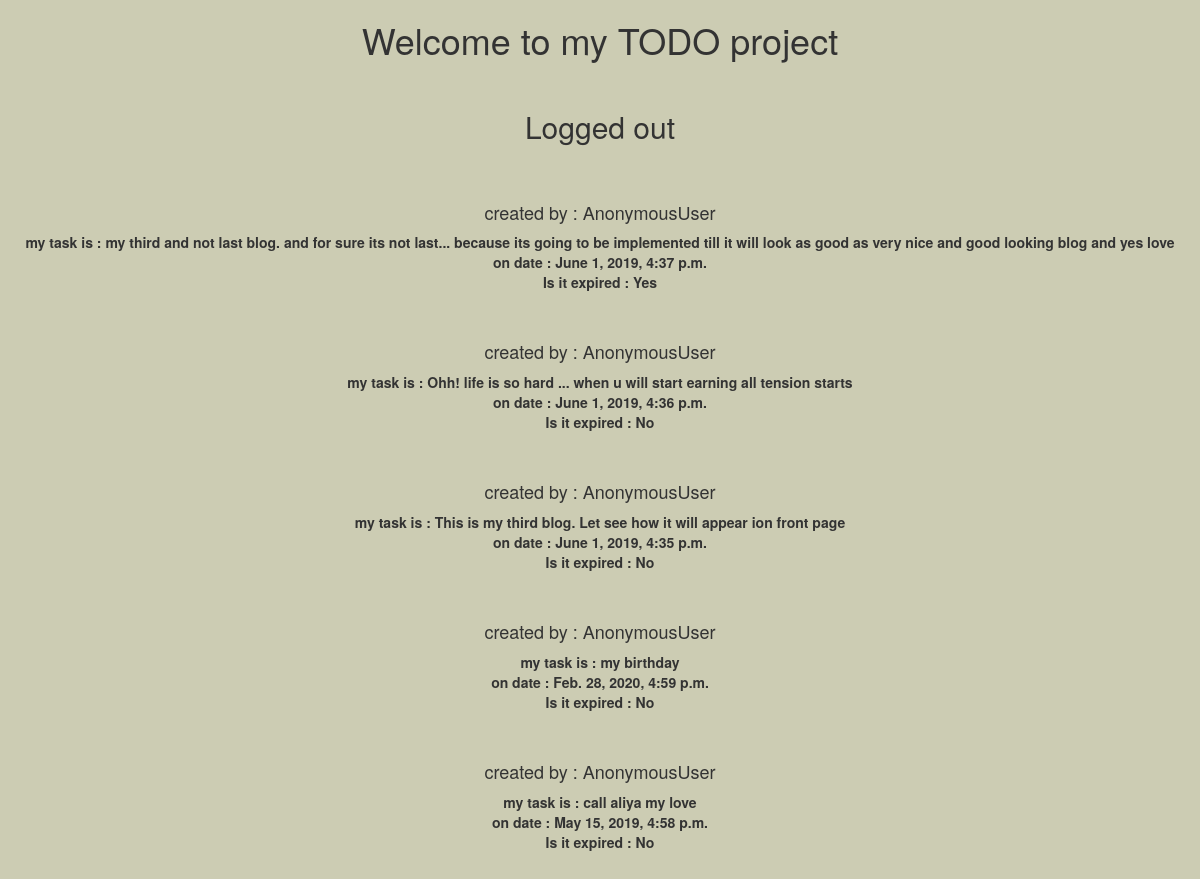
Screenshot of /todos with the database file from the repository.
### all_todos/models.py (models this page shows, shortened)
class Todo(models.Model):
    date = models.DateTimeField()
    name = models.TextField(max_length=255)
    deleted = models.BooleanField(default=False)

### all_todos/views.py (the view)
# urls.py: path('', TodoApi.as_view(), name='home'),
class TodoApi(APIView):
    renderer_classes = [TemplateHTMLRenderer]
    template_name = 'templates/home.html'
    def get(self, request):
        queryset = Todo.objects.all().order_by('-id')
        return Response({'profiles': queryset, 'user_name':request.user})

### templates/templates/home.html (shortened to what this page needs)
<!DOCTYPE html>
<html lang="en">
<head>
  <link rel="stylesheet" href="https://maxcdn.bootstrapcdn.com/bootstrap/3.4.0/css/bootstrap.min.css">
</head>
<body >
<center>
    <b>
<h1> Welcome to my TODO project</h1>
        <br>
        {% if user.is_authenticated %}
            <h2>Logged in as {{ request.user }}</h2>
            <p><a href="{% url 'logout' %}">Log out</a></p>
        {% else %}
            <h2>Logged out</h2>
        {% endif %}
        <br><br>
{% for i in profiles %}
        <h4 >created by : {{ user_name}}</h4>
    my task is :      {{ i.name }} <br>
    on date :         {{ i.date }} <br>
    {% if i.deleted == True %}
        Is it expired : Yes
    {% else %}
        Is it expired : No
    {% endif %}
    <br><br><br>
{% endfor %}
        </b>
</center>
</body>
</html>

### templates/templates/home.html (style rules this page uses)
body { background-color: #ccccb3; }

### rows the page displays
Todo: user_name "AnonymousUser", name "my third and not last blog. and for sure its not last... because its going to be implemented till it will look as good as very nice and good looking blog and yes love", date "June 1, 2019, 4:37 p.m.", deleted "Is it expired : Yes"
Todo: user_name "AnonymousUser", name "Ohh! life is so hard ... when u will start earning all tension starts", date "June 1, 2019, 4:36 p.m.", deleted "Is it expired : No"
Todo: user_name "AnonymousUser", name "This is my third blog. Let see how it will appear ion front page", date "June 1, 2019, 4:35 p.m.", deleted "Is it expired : No"
Todo: user_name "AnonymousUser", name "my birthday", date "Feb. 28, 2020, 4:59 p.m.", deleted "Is it expired : No"
Todo: user_name "AnonymousUser", name "call aliya my love", date "May 15, 2019, 4:58 p.m.", deleted "Is it expired : No"
